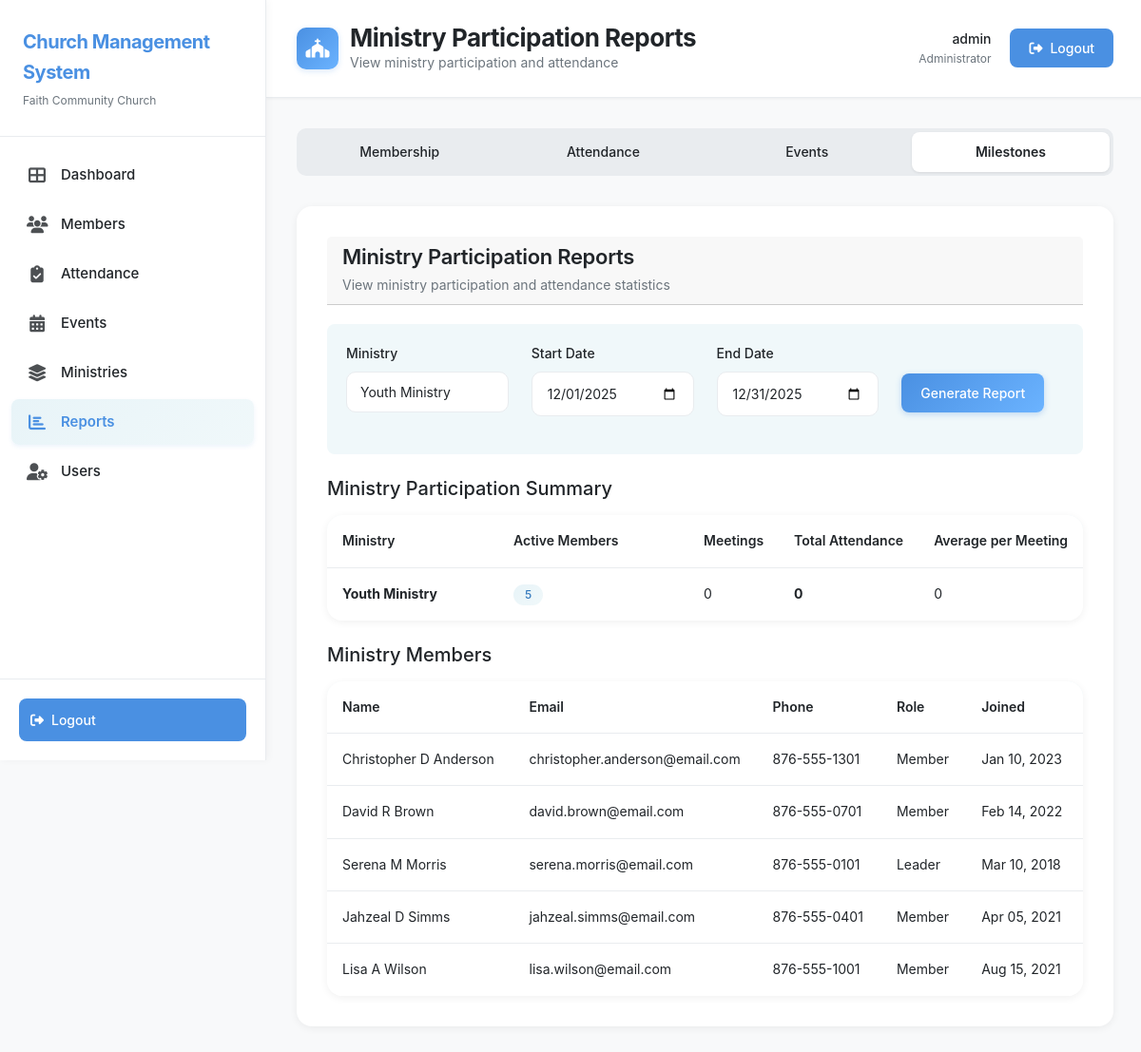
The app's page /reports/ministry.php?ministry=1 (signed in) with its own data.
### tables this page shows
CREATE TABLE IF NOT EXISTS Ministries (
  id INT AUTO_INCREMENT PRIMARY KEY,
  name VARCHAR(100) NOT NULL,
  description VARCHAR(300)
);

CREATE TABLE IF NOT EXISTS Ministry_Members (
  id INT AUTO_INCREMENT PRIMARY KEY,
  member_id INT NOT NULL,
  ministry_id INT NOT NULL,
  role VARCHAR(50),
  FOREIGN KEY (member_id) REFERENCES Members(mem_id),
  FOREIGN KEY (ministry_id) REFERENCES Ministries(id)
);

CREATE TABLE IF NOT EXISTS Members (
  mem_id INT AUTO_INCREMENT PRIMARY KEY,
  first_name VARCHAR(50) NOT NULL,
  middle_initials VARCHAR(10),
  last_name VARCHAR(50) NOT NULL,
  dob DATE,
  gender ENUM('Male','Female','Other'),
  home_address1 VARCHAR(100),
  home_address2 VARCHAR(100),
  town VARCHAR(50),
  parish VARCHAR(50),
  contact_home VARCHAR(20),
  contact_work VARCHAR(20),
  email VARCHAR(100) UNIQUE,
  next_of_kin_name VARCHAR(100),
  next_of_kin_address VARCHAR(150),
  next_of_kin_relation VARCHAR(50),
  next_of_kin_contact VARCHAR(20),
  next_of_kin_email VARCHAR(100),
  status ENUM('Member','Adherent','Visitor') DEFAULT 'Visitor',
  date_joined DATE,
  min_id VARCHAR(5),  
  passing_date DATE
);

### config/config.php (called while the page is built, shortened)
<?php
function formatDate($date) {
    return date('M d, Y', strtotime($date));
}
?>

### reports/ministry.php (the view, shortened to what this page needs)
<?php
require_once __DIR__ . '/../config/config.php';
$conn = getDBConnection();
$ministryId = isset($_GET['ministry']) ? intval($_GET['ministry']) : 0;
$startDate = isset($_GET['start_date']) ? sanitizeInput($_GET['start_date']) : date('Y-m-01');
$endDate = isset($_GET['end_date']) ? sanitizeInput($_GET['end_date']) : date('Y-m-t');
$ministriesResult = $conn->query("SELECT id, name FROM Ministries ORDER BY name");
$ministries = $ministriesResult->fetch_all(MYSQLI_ASSOC);
$query = "
    SELECT mi.name,
           COUNT(DISTINCT mm.member_id) as member_count,
           COUNT(DISTINCT a.id) as meeting_count,
           SUM(a.count) as total_attendance
    FROM Ministries mi
    LEFT JOIN Ministry_Members mm ON mi.id = mm.ministry_id
    LEFT JOIN Attendance a ON mi.id = a.ministry_id
           AND a.date BETWEEN '$startDate' AND '$endDate'
    WHERE 1=1
";
if ($ministryId) {
    $query .= " AND mi.id = $ministryId";
}
$query .= " GROUP BY mi.id ORDER BY mi.name";
$result = $conn->query($query);
$participation = $result->fetch_all(MYSQLI_ASSOC);
$members = [];
if ($ministryId) {
    $stmt = $conn->prepare("SELECT m.*, mm.role FROM Members m INNER JOIN Ministry_Members mm ON m.mem_id = mm.member_id WHERE mm.ministry_id = ? ORDER BY m.last_name, m.first_name");
    $stmt->bind_param("i", $ministryId);
    $stmt->execute();
    $result = $stmt->get_result();
    $members = $result->fetch_all(MYSQLI_ASSOC);
}
include __DIR__ . '/../includes/header.php';
?>
<div class="reports-tabs">
    <a href="<?php echo BASE_URL; ?>reports/index.php" class="report-tab">
        Membership
    </a>
    <a href="<?php echo BASE_URL; ?>reports/attendance.php" class="report-tab">
        Attendance
    </a>
    <a href="<?php echo BASE_URL; ?>reports/events.php" class="report-tab">
        Events
    </a>
    <a href="<?php echo BASE_URL; ?>reports/ministry.php" class="report-tab active">
        Milestones
    </a>
</div>
<div class="card">
    <div class="card-header">
        <div>
            <h3 class="card-title">Ministry Participation Reports</h3>
            <p class="card-subtitle">View ministry participation and attendance statistics</p>
        </div>
    </div>
    <form method="GET" action="" class="mb-4" style="background: var(--pastel-blue-lighter); padding: 20px; border-radius: 8px;">
        <div class="row">
            <div class="col-md-3">
                <div class="form-group">
                    <label class="form-label">Ministry</label>
                    <select class="form-select" name="ministry">
                        <?php foreach ($ministries as $ministry): ?>
                            <option value="<?php echo $ministry['id']; ?>" <?php echo $ministryId == $ministry['id'] ? 'selected' : ''; ?>>
                                <?php echo htmlspecialchars($ministry['name']); ?>
                            </option>
                        <?php endforeach; ?>
                    </select>
                </div>
            </div>
            <div class="col-md-3">
                <div class="form-group">
                    <label class="form-label">Start Date</label>
                    <input type="date" class="form-control" name="start_date" value="<?php echo $startDate; ?>">
                </div>
            </div>
            <div class="col-md-3">
                <div class="form-group">
                    <label class="form-label">End Date</label>
                    <input type="date" class="form-control" name="end_date" value="<?php echo $endDate; ?>">
                </div>
            </div>
            <div class="col-md-3">
                <button type="submit" class="btn btn-primary" style="margin-top: 32px;">Generate Report</button>
            </div>
        </div>
    </form>
    <h5 class="mb-3">Ministry Participation Summary</h5>
    <?php if (count($participation) > 0): ?>
    <div class="table-container">
        <table class="table">
            <thead>
                <tr>
                    <th>Ministry</th>
                    <th>Active Members</th>
                    <th>Meetings</th>
                    <th>Total Attendance</th>
                    <th>Average per Meeting</th>
                </tr>
            </thead>
            <tbody>
                <?php foreach ($participation as $row): ?>
                <tr>
                    <td><strong><?php echo htmlspecialchars($row['name']); ?></strong></td>
                    <td><span class="badge badge-success"><?php echo $row['member_count']; ?></span></td>
                    <td><?php echo $row['meeting_count'] ?: 0; ?></td>
                    <td><strong><?php echo $row['total_attendance'] ?: 0; ?></strong></td>
                    <td><?php echo $row['meeting_count'] > 0 ? round($row['total_attendance'] / $row['meeting_count'], 1) : 0; ?></td>
                </tr>
                <?php endforeach; ?>
            </tbody>
        </table>
    </div>
    <?php endif; ?>
    <?php if ($ministryId && count($members) > 0): ?>
    <h5 class="mb-3 mt-4">Ministry Members</h5>
    <div class="table-container">
        <table class="table">
            <thead>
                <tr>
                    <th>Name</th>
                    <th>Email</th>
                    <th>Phone</th>
                    <th>Role</th>
                    <th>Joined</th>
                </tr>
            </thead>
            <tbody>
                <?php foreach ($members as $member): ?>
                <tr>
                    <td><?php echo htmlspecialchars($member['first_name'] . ' ' . ($member['middle_initials'] ? $member['middle_initials'] . ' ' : '') . $member['last_name']); ?></td>
                    <td><?php echo htmlspecialchars($member['email'] ?: '-'); ?></td>
                    <td><?php echo htmlspecialchars(($member['contact_home'] ?? '') ?: ($member['contact_work'] ?? '-')); ?></td>
                    <td><?php echo htmlspecialchars($member['role'] ?? '-'); ?></td>
                    <td><?php echo formatDate($member['date_joined'] ?? null); ?></td>
                </tr>
                <?php endforeach; ?>
            </tbody>
        </table>
    </div>
    <?php endif; ?>
</div>
<?php include __DIR__ . '/../includes/footer.php'; ?>

### assets/css/style.css (style rules this page uses)
:root { --pastel-blue: #A8D5E2; --pastel-blue-dark: #7BB3C7; --pastel-blue-light: #E8F4F8; --pastel-blue-lighter: #F0F8FA; --blue-primary: #4A90E2; --blue-primary-light: #6BB3FF; --blue-primary-dark: #357ABD; --white: #FFFFFF; --gray-light: #F8F9FA; --gray-medium: #E9ECEF; --gray-dark: #6C757D; --text-dark: #212529; --text-light: #6C757D; --success: #4A90E2; --warning: #6BB3FF; --danger: #DC3545; --info: #4A90E2; }
* { margin: 0; padding: 0; box-sizing: border-box; }
html { overflow-x: hidden; max-width: 100vw; }
body { font-family: -apple-system, BlinkMacSystemFont, 'Segoe UI', Roboto, 'Helvetica Neue', Arial, sans-serif; background-color: var(--gray-light); color: var(--text-dark); line-height: 1.6; -webkit-font-smoothing: antialiased; -moz-osx-font-smoothing: grayscale; overflow-x: hidden; max-width: 100vw; }
.card { background: var(--white); border-radius: 16px; padding: 32px; margin-bottom: 24px; border: none; box-shadow: 0 2px 8px rgba(0, 0, 0, 0.06); transition: all 0.3s ease; }
.card-header { display: flex; justify-content: space-between; align-items: center; margin-bottom: 20px; }
.card-title { font-size: 22px; font-weight: 600; color: var(--text-dark); margin: 0; letter-spacing: -0.3px; }
.card-subtitle { font-size: 14px; color: var(--text-light); margin-top: 6px; font-weight: 400; }
.btn { padding: 10px 20px; border-radius: 8px; font-size: 14px; font-weight: 500; border: none; cursor: pointer; transition: all 0.2s; display: inline-flex; align-items: center; gap: 8px; }
.btn-primary { background: linear-gradient(135deg, var(--blue-primary) 0%, var(--blue-primary-light) 100%); color: var(--white); border: none; box-shadow: 0 2px 6px rgba(74, 144, 226, 0.3); font-weight: 500; }
.reports-tabs { display: flex; gap: 6px; background: var(--gray-medium); padding: 4px; border-radius: 10px; margin-bottom: 32px; flex-wrap: wrap; }
.report-tab { flex: 1; min-width: 100px; padding: 10px 16px; text-align: center; text-decoration: none; color: var(--text-dark); font-size: 14px; font-weight: 500; border-radius: 8px; transition: all 0.2s ease; background: transparent; border: none; cursor: pointer; }
.report-tab.active { background: var(--white); color: var(--text-dark); box-shadow: 0 1px 3px rgba(0, 0, 0, 0.08); font-weight: 600; }
.table-container { background: var(--white); border-radius: 16px; overflow-x: auto; overflow-y: visible; border: none; box-shadow: 0 2px 8px rgba(0, 0, 0, 0.06); }
.table { width: 100%; border-collapse: collapse; margin: 0; table-layout: auto; }
.table th { white-space: nowrap; }
.table thead { background: linear-gradient(135deg, var(--pastel-blue-lighter) 0%, var(--pastel-blue-light) 100%); }
.table th { padding: 16px; text-align: left; font-weight: 600; color: var(--text-dark); font-size: 14px; border-bottom: 1px solid var(--gray-medium); }
.table td { padding: 16px; border-bottom: 1px solid var(--gray-medium); font-size: 14px; word-wrap: break-word; word-break: break-word; overflow-wrap: break-word; vertical-align: top; max-width: 250px; }
.table td:first-child { min-width: 180px; max-width: 250px; }
.table td:nth-child(2) { min-width: 200px; max-width: 250px; }
.table td:last-child { white-space: nowrap; min-width: 120px; max-width: none; width: auto; }
.table tbody tr:last-child td { border-bottom: none; }
.badge { display: inline-block; padding: 5px 12px; border-radius: 12px; font-size: 12px; font-weight: 500; }
.badge-success { background: linear-gradient(135deg, var(--pastel-blue-light) 0%, var(--pastel-blue-lighter) 100%); color: var(--blue-primary-dark); }
.form-group { margin-bottom: 20px; }
.form-label { display: block; margin-bottom: 8px; font-weight: 500; color: var(--text-dark); font-size: 14px; }
.form-control { width: 100%; padding: 12px 16px; border: 1.5px solid var(--gray-medium); border-radius: 10px; font-size: 14px; transition: all 0.2s; background: var(--white); }
.form-select { width: 100%; padding: 10px 14px; border: 1.5px solid var(--gray-medium); border-radius: 10px; font-size: 14px; background: var(--white); transition: all 0.2s; color: var(--text-dark); }
.mt-4 { margin-top: 32px; }
.mb-3 { margin-bottom: 24px; }

### records on screen
ministries: name "Youth Ministry", member_count "5", meeting_count "0", total_attendance "0"
ministry_members: member.last_name "Christopher D Anderson", member.email "christopher.anderson@email.com", member.contact_home "876-555-1301", role "Member", member.date_joined "Jan 10, 2023"
ministry_members: member.last_name "David R Brown", member.email "david.brown@email.com", member.contact_home "876-555-0701", role "Member", member.date_joined "Feb 14, 2022"
ministry_members: member.last_name "Serena M Morris", member.email "serena.morris@email.com", member.contact_home "876-555-0101", role "Leader", member.date_joined "Mar 10, 2018"
ministry_members: member.last_name "Jahzeal D Simms", member.email "jahzeal.simms@email.com", member.contact_home "876-555-0401", role "Member", member.date_joined "Apr 05, 2021"
ministry_members: member.last_name "Lisa A Wilson", member.email "lisa.wilson@email.com", member.contact_home "876-555-1001", role "Member", member.date_joined "Aug 15, 2021"

### other values on screen
$pageTitle "Ministry Participation Reports"
$pageSubtitle "View ministry participation and attendance"
$_SESSION['username'] "admin"
$_SESSION['role_name'] "Administrator"
form field ministry "Youth Ministry"
